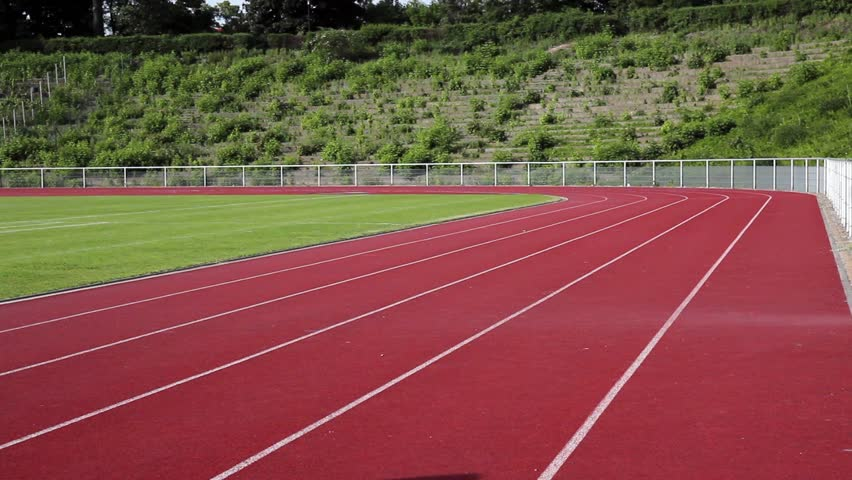
#> input picture media/track.jpg, 852 x 480 px, found by its file name
$ python lanedetmask.py
#> lines starting #> are read from the running program, lines starting #| are printed output that depends on the picture; after the words box and inside, x2 and y2 are one past the last pixel; in counts of white or black regions, pixels touching at a corner belong together
import cv2 as cv
import numpy as np

img = cv.imread('track.jpg')
#> img is the input picture: shape (480, 852, 3); mean B, G, R 69.8, 81, 127.2
img_hsv = cv.cvtColor(img, cv.COLOR_BGR2HSV)
#> img_hsv: shape (480, 852, 3); mean H, S, V 111.1, 131.4, 132.7

lower = np.array([166, 141, 118])
upper = np.array([186, 201, 198])
mask = cv.inRange(img_hsv, lower, upper)
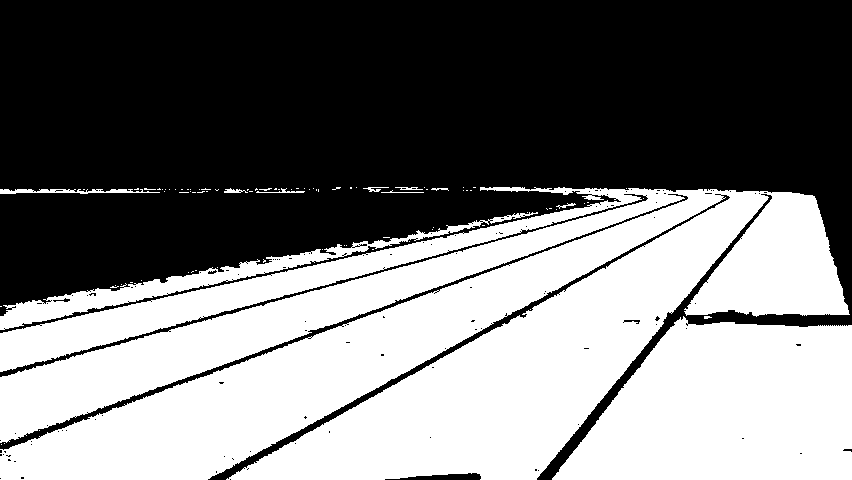
#> mask: shape (480, 852); 47.2% white; 87 white regions (76 under 20 px), largest, box (x1, y1, x2, y2) and area: (0, 187, 850, 480) 148078, (552, 316, 852, 480) 37360, (0, 212, 538, 330) 6330
kernel = np.ones([3,3])
mask = cv.morphologyEx(mask, cv.MORPH_OPEN, kernel)
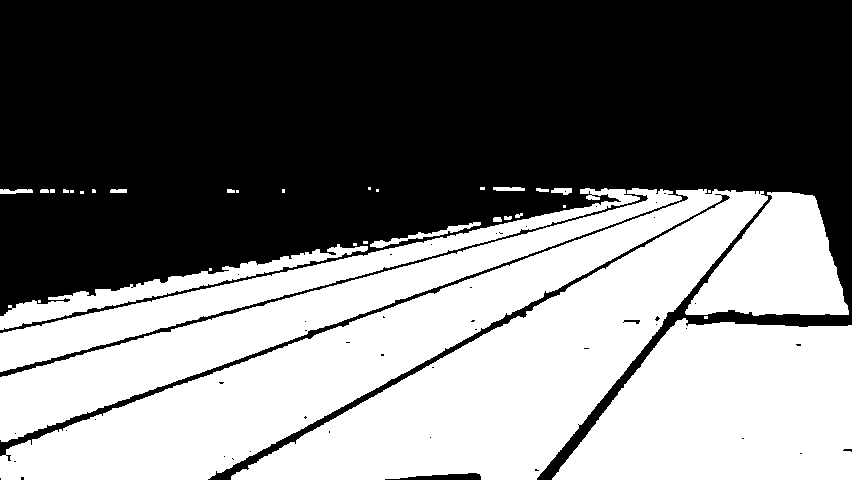
#> mask: shape (480, 852); 46.8% white; 34 white regions (15 under 20 px), largest, box (x1, y1, x2, y2) and area: (0, 189, 768, 480) 93547, (552, 318, 852, 480) 37334, (0, 188, 682, 442) 26387

cv.imshow("mask for track", mask)
cv.waitKey(0)

edges = cv.Canny(mask, 75, 150)
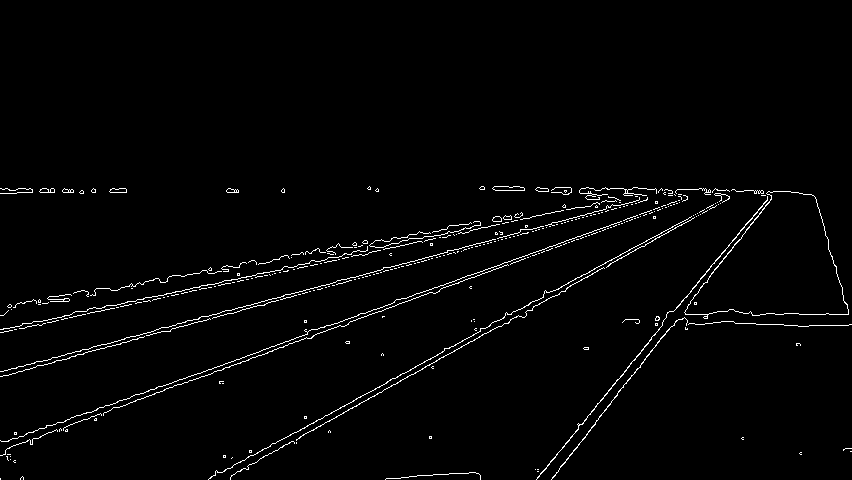
#> edges: shape (480, 852); 2% white in thin lines or dots, all inside (x1, y1, x2, y2) = (0, 186, 852, 480)
cv.imshow("edges", edges)
cv.waitKey(0)

lines = cv.HoughLines(edges, 1, np.pi/180, 200)     #last argument is the no. of votes. Try tweaking.
#> lines = [[422, 1.22], [359, 1.31], [527, 1.06], [729, 0.663], [322, 1.36], [418, 1.22], [361, 1.31], [324, 1.36]]

for line in lines:
	r, theta = line[0]
	a = np.cos(theta)     #possible radian degree issue?
	b = np.sin(theta)
	x0 = a*r
	y0 = b*r
	x1 = int(x0 - 1000*(-b))
	y1 = int(y0 - 1000*a)
	x2 = int(x0 + 1000*(-b))
	y2 = int(y0 + 1000*a)

	cv.line(img, (x1, y1), (x2, y2), [0, 0, 255], 2)  #does this funtion return a value or not?
#> this loop made 8 passes
#> (r, theta, a, b, x0, y0, x1, y1) on passes 1 to 8: (422, 1.22, 0.342, 0.94, 144.3, 396.6, 1084, 54), (359, 1.31, 0.259, 0.966, 92.92, 346.8, 1058, 87), (527, 1.06, 0.485, 0.875, 255.5, 460.9, 1130, -23), (729, 0.663, 0.788, 0.616, 574.5, 448.8, 1190, -339), (322, 1.36, 0.208, 0.978, 66.95, 315, 1045, 107), (418, 1.22, 0.342, 0.94, 143, 392.8, 1082, 50), (361, 1.31, 0.259, 0.966, 93.43, 348.7, 1059, 89), (324, 1.36, 0.208, 0.978, 67.36, 316.9, 1045, 109)
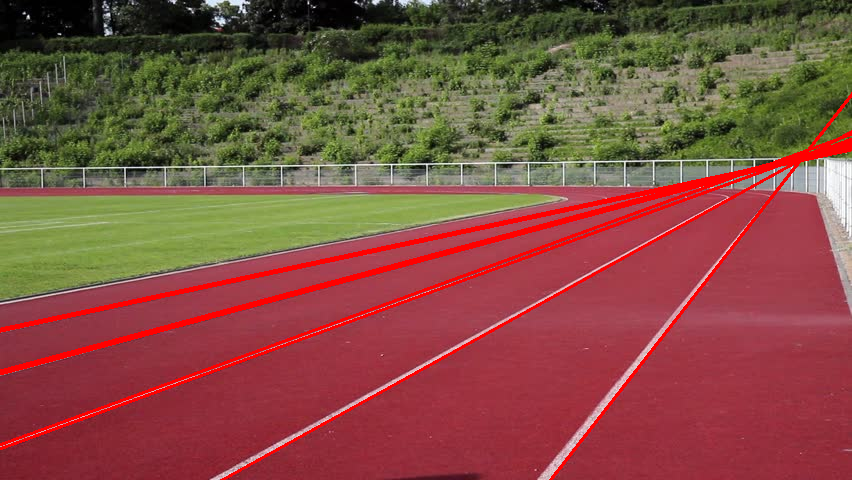
#> img: shape (480, 852, 3); 4.23% of pixels changed, all inside (x1, y1, x2, y2) = (0, 92, 852, 480)

cv.imshow('linesdetected', img)
cv.waitKey(0)
cv.destroyAllWindows()
